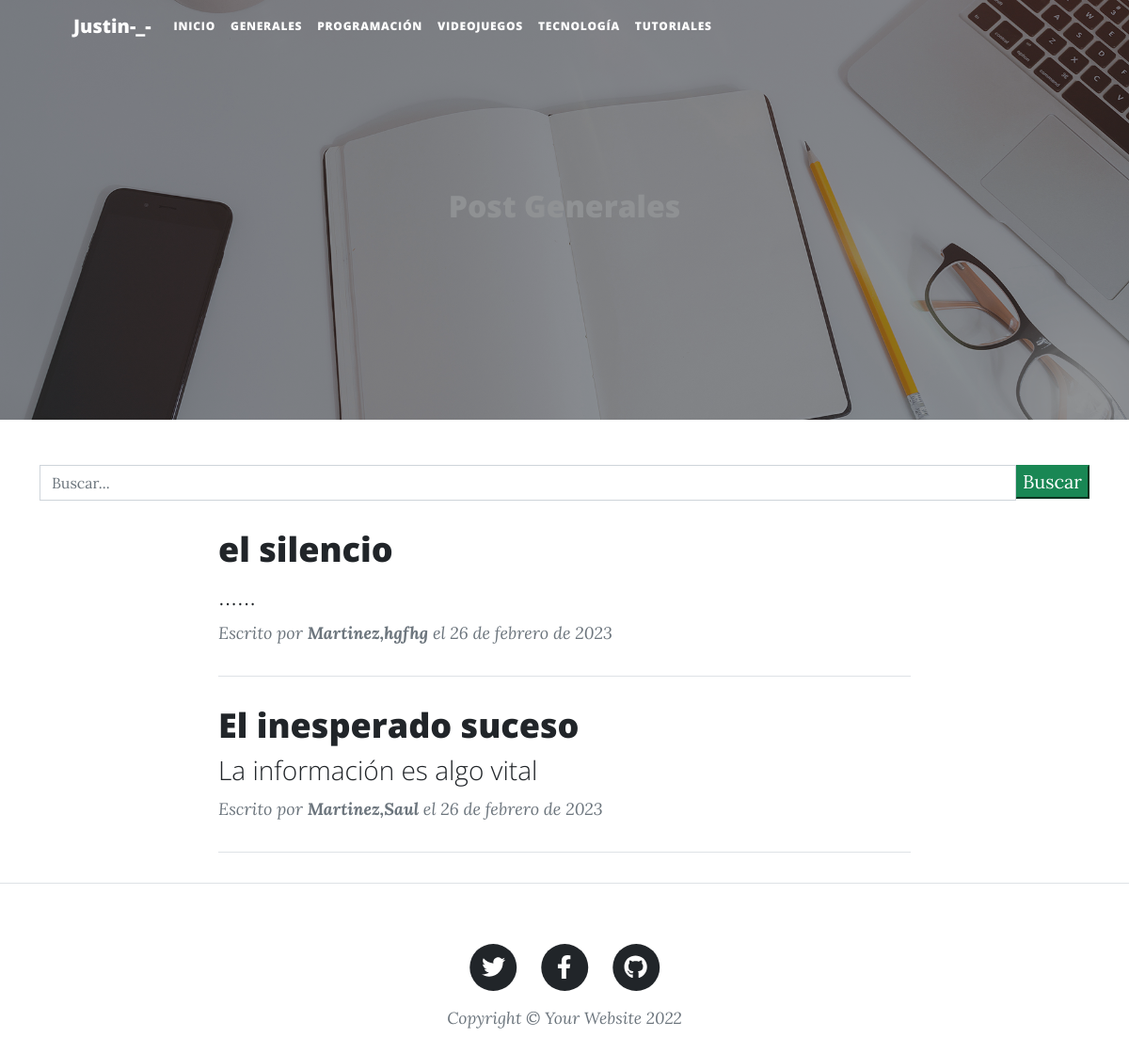
The page /generales/ on the database its author committed.
### bloge/models.py (models this page shows, shortened)
class Post(models.Model):
    id = models.AutoField(primary_key= True)
    titulo = models.CharField('Titulo',max_length= 90, blank= False, null = False)
    slug = models.CharField('Slug', max_length= 100, blank= False, null =False)
    descripcion=models.CharField('Descripcion', max_length= 110, blank = False, null=False)
    contenido= RichTextField('Contenido')
    imagen = models.URLField(max_length=500, blank = False, null=False)
    autor= models.ForeignKey(Autor, on_delete= models.CASCADE)
    categoria=models.ForeignKey(Categoria, on_delete=models.CASCADE)
    estado=models.BooleanField('Publicado/No publicado',default= True)
    fecha_creacion = models.DateField('Fecha de creacion', auto_now = True, auto_now_add= False)
    class Meta:
        verbose_name = 'Post'
        verbose_name_plural = 'Posts'

class Autor(models.Model):
    id = models.AutoField(primary_key = True)
    nombres = models.CharField('Nombres de Autor',max_length= 200, blank = False, null = False)
    apellidos = models.CharField('Apellidos de autor',max_length= 220, blank = False, null = False)
    facebook = models.URLField('Facebook',null = True, blank =True )
    twitter = models.URLField('twitter',null = True, blank =True )
    instagram = models.URLField('instagram',null = True, blank =True )
    web = models.URLField('web',null = True, blank =True )
    correo = models.EmailField('correo Electronico',null = False, blank =False )
    estado = models.BooleanField('Autor Activo/No Activo', default = True)
    fecha_creacion = models.DateField('Fecha de creacion', auto_now = True, auto_now_add= False)
    class Meta:
       verbose_name = 'Autor'
       verbose_name_plural = 'Autores'
    def __str__(self):
        return "{0},{1}".format(self.apellidos,self.nombres)

### bloge/views.py (the view, shortened to what this page needs)
# urls.py: path('generales/',generales, name='generales'),
def generales(request):
    queryset= request.GET.get("buscar")
    posts =Post.objects.filter(
        estado=True,
        categoria = Categoria.objects.get(nombre__iexact= 'Generales')
    )
    paginator = Paginator(posts,2)
    page=request.GET.get('page')
    posts= paginator.get_page(page)
    return render(request,'generales.html',{'posts':posts})

### templates/generales.html (shortened to what this page needs)
{% extends 'index.html'%}
{% load static %}
{% block titulo_principal%}
  Post Generales
{% endblock titulo_principal%}

### templates/index.html (shortened to what this page needs)
 {%load static%}
<!DOCTYPE html>
<html lang="es">
  <head>
    <link  rel="stylesheet" href="{%static 'css/styles.css' %}"/>
  </head>
  <body>
    <nav class="navbar navbar-expand-lg navbar-light" id="mainNav">
      <div class="container px-4 px-lg-5">
          <a class="navbar-brand" >Justin-_-</a>
        <div class="collapse navbar-collapse" id="navbarResponsive">
          <ul class="navbar-nav ml-auto">
            <li class="nav-item">
              <a class="nav-link" href="{% url 'blog:index' %}">Inicio</a>
            </li>
            <li class="nav-item">
              <a class="nav-link" href="{% url 'blog:generales' %}">Generales</a>
            </li>
            <li class="nav-item">
              <a class="nav-link" href="{% url 'blog:programacion' %}">Programación</a>
            </li>
            <li class="nav-item">
              <a class="nav-link" href="{% url 'blog:videojuegos' %}">Videojuegos</a>
            </li>
            <li class="nav-item">
              <a class="nav-link" href="{% url 'blog:tecnologia' %}">Tecnología</a>
            </li>
            <li class="nav-item">
              <a class="nav-link" href="{% url 'blog:tutoriales' %}">Tutoriales</a>
            </li>
          </ul>
        </div>
      </div>
    </nav>
    <header class="masthead" style="background-image: url('{% static 'img/home-bg.jpg' %}')">
      <div class="container">
        <div class="row">
          <div class="col-lg-8 col-md-10 mx-auto">
            <div class="site-heading">
              <h2>{% block titulo_principal %}Blog Jus{% endblock titulo_principal %}</h2>
            </div>
          </div>
        </div>
      </div>
    </header>
  {% block barra_busqueda %}
    <div class="container">
      <div class="row">
        <div class="col-md-12 search">
          <form method="get">
              <div id="custom-search-input">
                <div class="input-group col-md-12">
                  <input type="text" class="form-control" placeholder="Buscar..." name="buscar" value = "{{ request.GET.buscar }}">
                  <span class="input-group-list">
                    <button type="submit" class="boton btn-success">Buscar</button>
                  </span>
                </div>
              </div>
          </form>
        </div>
      </div>
    </div>
  {% endblock barra_busqueda %}
    <div class="container">
      <div class="row">
        <div class="col-lg-8 col-md-10 mx-auto">
         {% block contenido %}
          {% if posts %}
            {% for post in posts %}
                <div class="post-preview">
                    <a href="{% url 'blog:detalle_post' post.slug %}">
                    <h2 class="post-title">
                      {{ post.titulo }}
                    </h2>
                    <h3 class="post-subtitle">
                      {{ post.descripcion }}
                    </h3>
                  </a>
                  <p class="post-meta">Escrito por
                   <strong>{{ post.autor }}</strong>   el
                    {{ post.fecha_creacion }}</p>
                </div>
                <hr>
            {% endfor %}
          {% else %}
            <h1>No existen post registrados!</h1>
          {% endif %}
         {% endblock contenido %}
        </div>
      </div>
    </div>
    <hr>
    <footer>
      <div class="container">
        <div class="row">
          <div class="col-lg-8 col-md-10 mx-auto">
            <ul class="list-inline text-center">
              <li class="list-inline-item">
                <a href="#">
                  <span class="fa-stack fa-lg">
                    <i class="fas fa-circle fa-stack-2x"></i>
                    <i class="fab fa-twitter fa-stack-1x fa-inverse"></i>
                  </span>
                </a>
              </li>
              <li class="list-inline-item">
                <a href="#">
                  <span class="fa-stack fa-lg">
                    <i class="fas fa-circle fa-stack-2x"></i>
                    <i class="fab fa-facebook-f fa-stack-1x fa-inverse"></i>
                  </span>
                </a>
              </li>
              <li class="list-inline-item">
                <a href="#">
                  <span class="fa-stack fa-lg">
                    <i class="fas fa-circle fa-stack-2x"></i>
                    <i class="fab fa-github fa-stack-1x fa-inverse"></i>
                  </span>
                </a>
              </li>
            </ul>
            <div class="small text-center text-muted fst-italic">Copyright &copy; Your Website 2022</div>
          </div>
        </div>
      </div>
    </footer>
  </body>
</html>

### rows shown on the page
Post: titulo "el silencio", descripcion "......", autor "Martinez,hgfhg", fecha_creacion "26 de febrero de 2023"
Post: titulo "El inesperado suceso", descripcion "La información es algo vital", autor "Martinez,Saul", fecha_creacion "26 de febrero de 2023"
